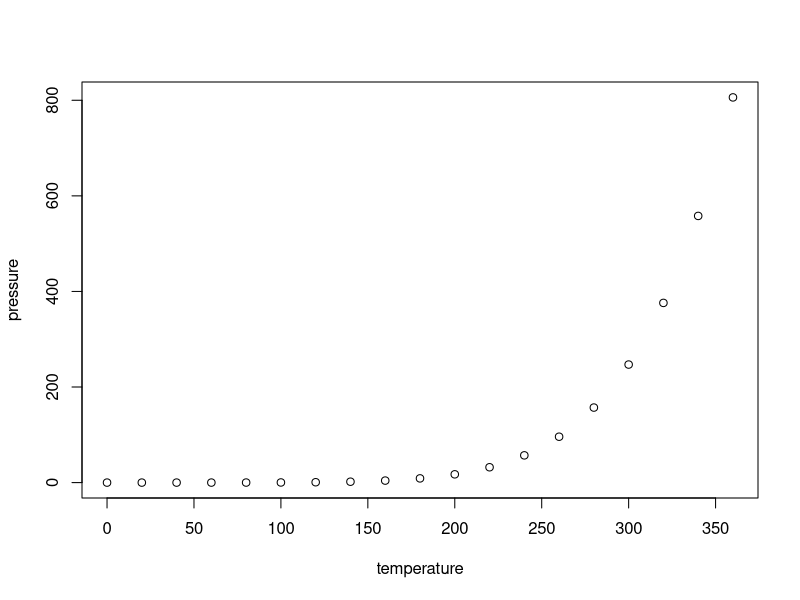
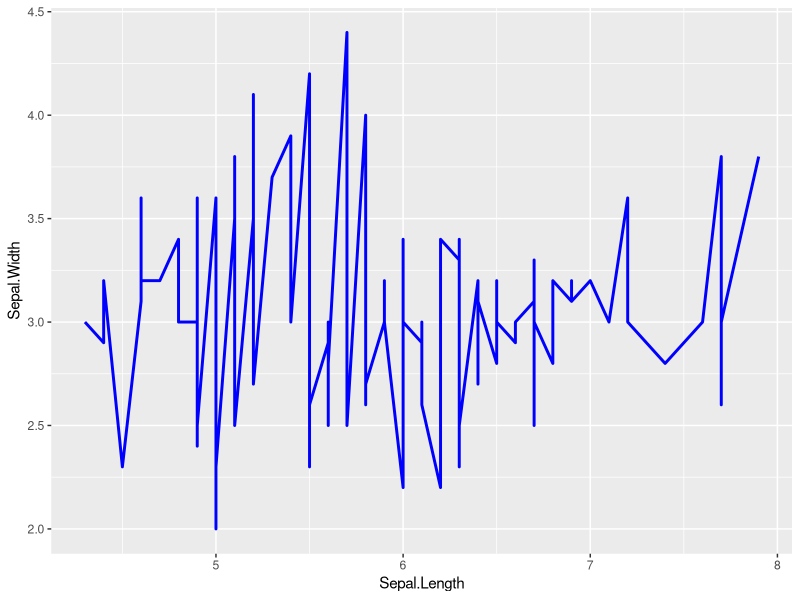

These charts were generated, in order, by the following R code:
## ---- chunk 1
knitr::opts_chunk$set(echo = TRUE)
## ---- chunk 2
summary(cars)
## ---- chunk 3
plot(pressure)
## ---- chunk 4
library(dplyr)
library(magrittr)
library(ggplot2)

dat <- iris %>% filter(Sepal.Length > 4 & Sepal.Width < 5) %>% ggplot(aes(x = Sepal.Length, y = Sepal.Width)) + 
        geom_line(color = "blue", size = 1)
dat
